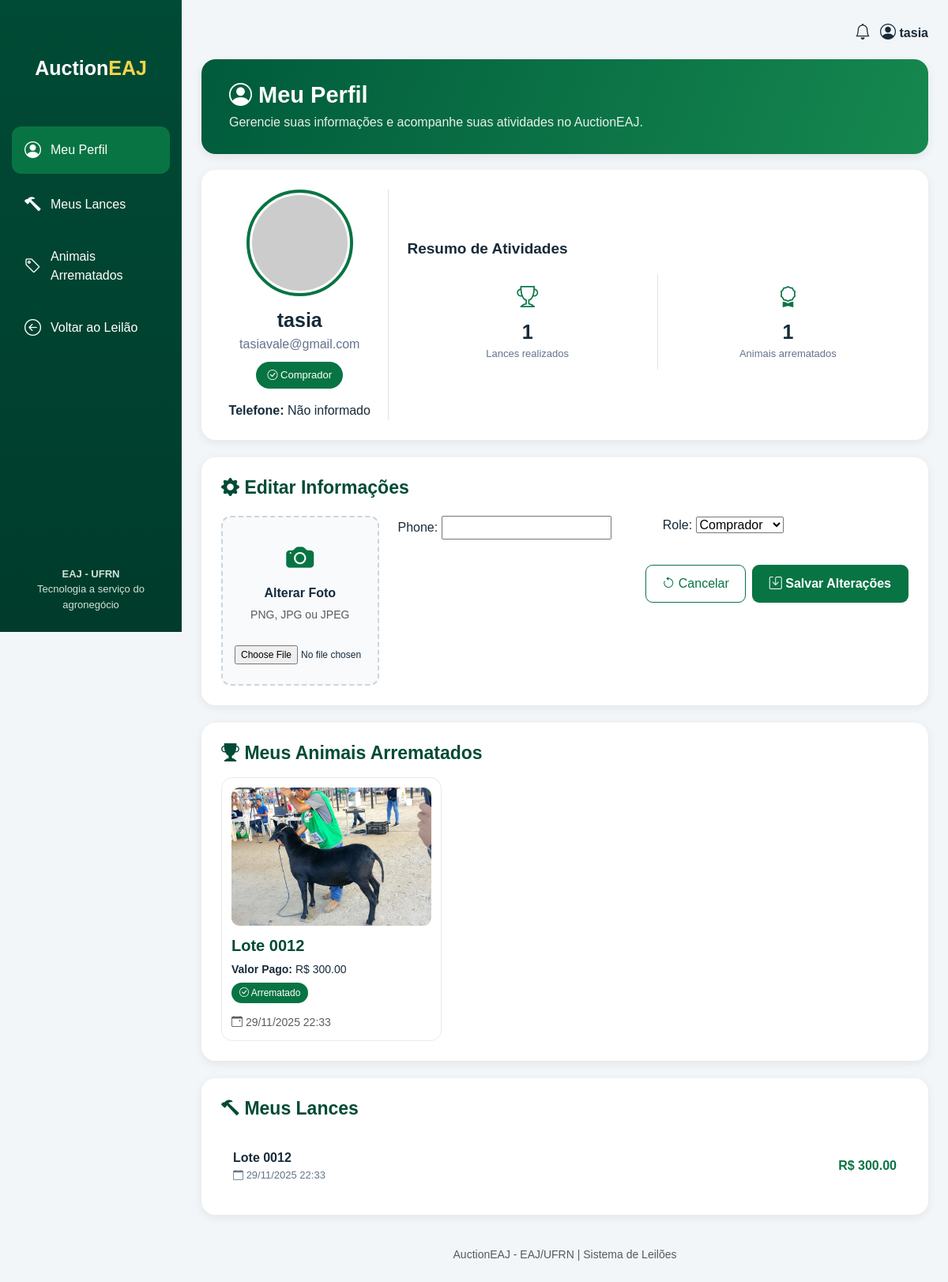
/perfil/ (signed in), run on an earlier commit of the app's database.
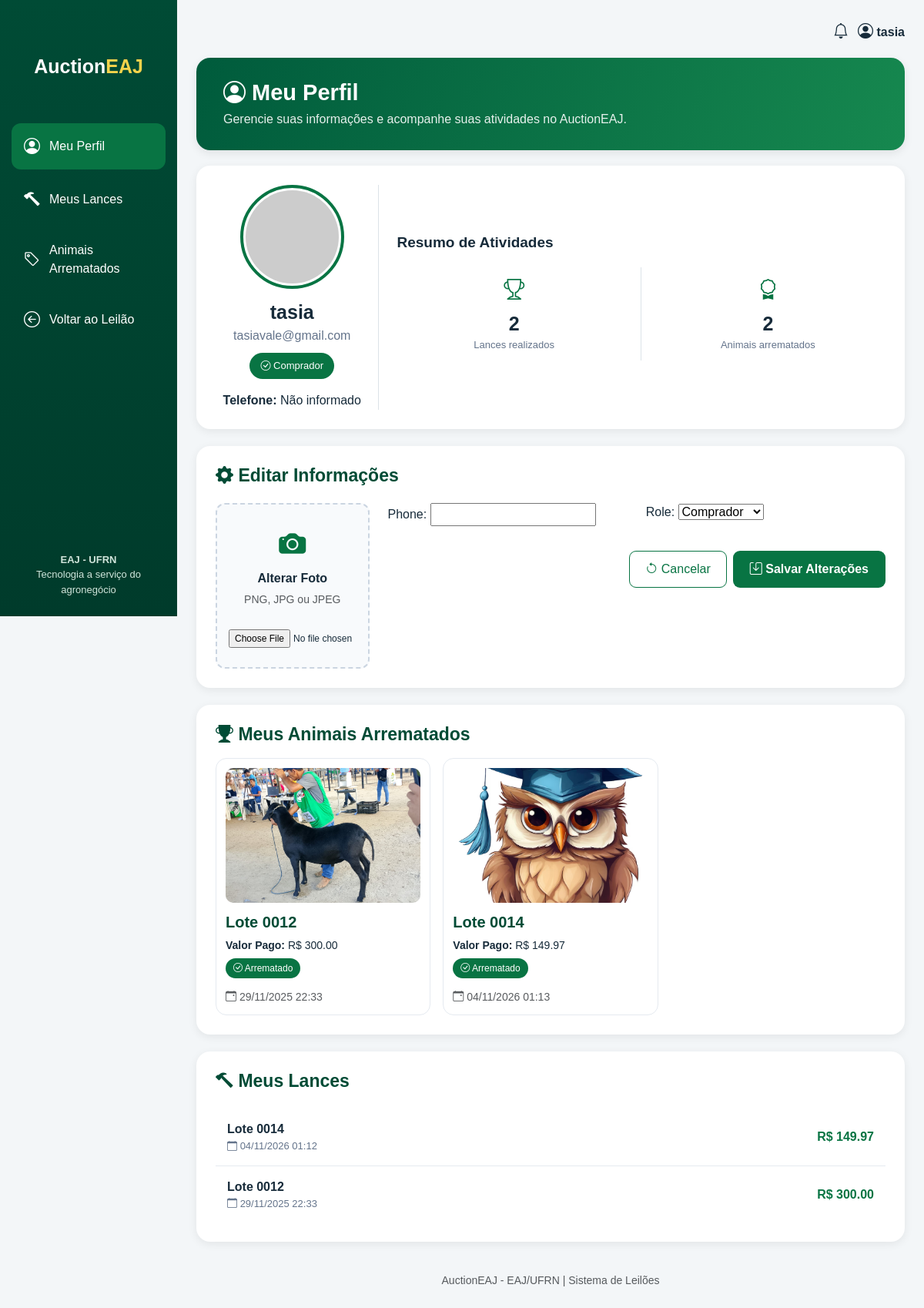
And on a later commit of the database.
### ovinos/models.py (models this page shows, shortened)
class AnimalArrematado(models.Model):
    usuario = models.ForeignKey(
        settings.AUTH_USER_MODEL,
        on_delete=models.CASCADE,
        related_name="animais_arrematados"
    )
    lote = models.ForeignKey(LoteLeilao, on_delete=models.CASCADE)
    valor_final = models.DecimalField(max_digits=10, decimal_places=2)
    data_arremate = models.DateTimeField(auto_now_add=True)

class LoteLeilao(models.Model):
    numero_lote = models.CharField(max_length=50, unique=True)
    descricao = models.TextField()
    data_leilao = models.DateField()
    preco_inicial = models.DecimalField(max_digits=10, decimal_places=2)
    foto = models.ImageField(upload_to='fotos_ovinos/', blank=True, null=True)
    encerrado = models.BooleanField(default=False)

class Lance(models.Model):
    lote = models.ForeignKey(LoteLeilao, on_delete=models.CASCADE, related_name='lances', null=True, blank=True)
    usuario = models.ForeignKey(User, on_delete=models.CASCADE)
    valor = models.DecimalField(max_digits=10, decimal_places=2)
    data_hora = models.DateTimeField(auto_now_add=True)

### ovinos/views.py (the view)
# urls.py: path("perfil/", views.perfil, name="perfil"),
@login_required
def perfil(request):
    profile = request.user.profile
    lances = Lance.objects.filter(usuario=request.user)
    animals = request.user.animais_arrematados.all()
    animais = AnimalArrematado.objects.filter(usuario=request.user).select_related('lote')
    if request.method == "POST":
        form = ProfileForm(request.POST, request.FILES, instance=profile)
        if form.is_valid():
            form.save()
            return redirect("perfil")
    else:
        form = ProfileForm(instance=profile)
    return render(request, "ovinos/perfil.html", {
        "form": form,
        "lances": lances,
        "animais": animais,
        "profile": profile,
    })

### ovinos/forms.py
class ProfileForm(forms.ModelForm):
    class Meta:
        model = Profile
        fields = ['role', 'phone', 'photo']

### ovinos/templates/ovinos/perfil.html (shortened to what the changed rows need)
<!DOCTYPE html>
<html lang="pt-br">
<head>
    <link href="https://cdn.jsdelivr.net/npm/bootstrap@5.3.0/dist/css/bootstrap.min.css" rel="stylesheet">
    <link rel="stylesheet" href="https://cdn.jsdelivr.net/npm/bootstrap-icons@1.11.3/font/bootstrap-icons.min.css">
</head>
<body>
<main class="main-content">
    <section class="page-header">
        <h1>
            <i class="bi bi-person-circle"></i>
            Meu Perfil
        </h1>
    </section>
    <section class="content-card" id="perfil">
        <div class="row align-items-center">
            <div class="col-lg-9 ps-lg-4 mt-4 mt-lg-0">
                <div class="row">
                    <div class="col-6 col-md-6 activity-box">
                        <i class="bi bi-trophy"></i>
                        <h3>{{ lances|length }}</h3>
                        <p>Lances realizados</p>
                    </div>
                    <div class="col-6 col-md-6 activity-box">
                        <i class="bi bi-award"></i>
                        <h3>{{ animais|length }}</h3>
                        <p>Animais arrematados</p>
                    </div>
                </div>
            </div>
        </div>
    </section>
    <section class="content-card" id="animais">
        {% if animais %}
            <div class="row g-3">
                {% for item in animais %}
                    <div class="col-lg-4 col-md-6">
                        <div class="animal-card">
                            {% if item.lote.foto %}
                                <img src="{{ item.lote.foto.url }}" alt="Foto do Lote">
                            {% else %}
                                <img src="https://via.placeholder.com/300x200?text=Sem+Foto"
                                     alt="Sem foto">
                            {% endif %}
                            <h5>
                                Lote {{ item.lote.numero_lote }}
                            </h5>
                            <p>
                                <strong>Valor Pago:</strong>
                                R$ {{ item.valor_final }}
                            </p>
                            <span class="badge-arrematado">
                                <i class="bi bi-check-circle"></i>
                                Arrematado
                            </span>
                            <p class="text-muted mt-3 mb-0">
                                <i class="bi bi-calendar-event"></i>
                                {{ item.data_arremate|date:"d/m/Y H:i" }}
                            </p>
                        </div>
                    </div>
                {% endfor %}
            </div>
        {% else %}
            <div class="alert alert-info mb-0">
                <i class="bi bi-info-circle"></i>
                Você ainda não arrematou nenhum animal.
            </div>
        {% endif %}
    </section>
    <section class="content-card" id="lances">
        {% if lances %}
            <div class="list-group list-group-flush">
                {% for lance in lances|dictsortreversed:"data_hora" %}
                    <div class="lance-item">
                        <div>
                            <strong>
                                Lote {{ lance.lote.numero_lote }}
                            </strong>
                            <div class="lance-data">
                                <i class="bi bi-calendar"></i>
                                {{ lance.data_hora|date:"d/m/Y H:i" }}
                            </div>
                        </div>
                        <div class="lance-valor">
                            R$ {{ lance.valor }}
                        </div>
                    </div>
                {% endfor %}
            </div>
        {% else %}
            <div class="alert alert-info mb-0">
                <i class="bi bi-info-circle"></i>
                Você ainda não deu nenhum lance.
            </div>
        {% endif %}
    </section>
</main>
</body>
</html>

What changed in the data, as far as the page shows it:
added AnimalArrematado: lote.foto (picture), lote.numero_lote "0014", valor_final "149.97", data_arremate "04/11/2026 01:13"
added Lance: lote.numero_lote "0014", data_hora "04/11/2026 01:12", valor "149.97"
Also different on the page:
{{ lances|length }}: "1" → "2"
{{ animais|length }}: "1" → "2"
